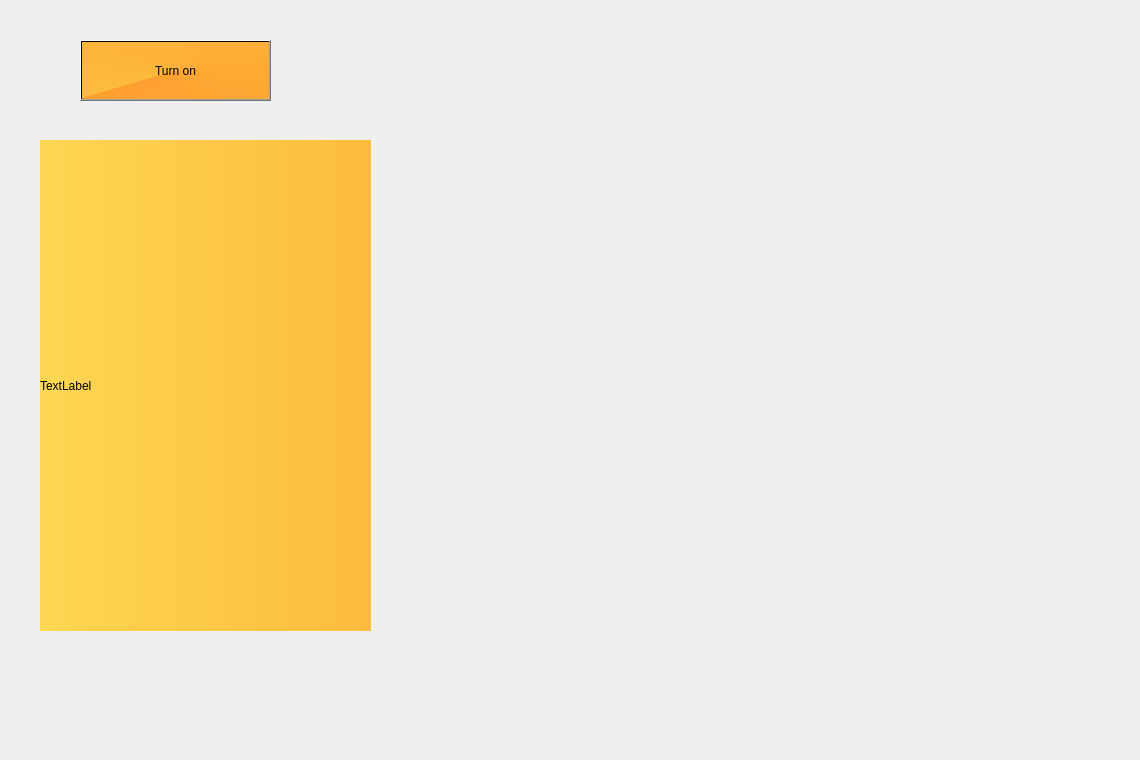
    <widget class="QWidget" name="tab_3">
     <attribute name="title">
      <string>Snack/Drink reminder</string>
     </attribute>
     <widget class="QLabel" name="snacks_bg">
      <property name="geometry">
       <rect>
        <x>0</x>
        <y>-30</y>
        <width>1131</width>
        <height>751</height>
       </rect>
      </property>
      <property name="text">
       <string/>
      </property>
      <property name="pixmap">
       <pixmap>../Python/BG/bread-toasted_WDGG60RQAJ.jpg</pixmap>
      </property>
      <property name="scaledContents">
       <bool>true</bool>
      </property>
     </widget>
     <widget class="QPushButton" name="snacks_btn">
      <property name="geometry">
       <rect>
        <x>80</x>
        <y>40</y>
        <width>191</width>
        <height>61</height>
       </rect>
      </property>
      <property name="toolTip">
       <string>&lt;html&gt;&lt;head/&gt;&lt;body&gt;&lt;p&gt;&lt;span style=&quot; font-size:12pt; font-weight:600;&quot;&gt;Turn on&lt;/span&gt;&lt;/p&gt;&lt;/body&gt;&lt;/html&gt;</string>
      </property>
      <property name="styleSheet">
       <string notr="true">background-color: qconicalgradient(cx:0.5, cy:0.5, angle:224.494, stop:0 rgba(255, 157, 41, 246), stop:0.994737 rgba(255, 180, 36, 224));
font: 75 14pt &quot;Berlin Sans FB Demi&quot;;</string>
      </property>
      <property name="text">
       <string>Turn on</string>
      </property>
     </widget>
     <widget class="QLabel" name="snacks_tips">
      <property name="geometry">
       <rect>
        <x>40</x>
        <y>140</y>
        <width>331</width>
        <height>491</height>
       </rect>
      </property>
      <property name="styleSheet">
       <string notr="true">font: 75 12pt &quot;Berlin Sans FB Demi&quot;;
background-color: qlineargradient(spread:pad, x1:0, y1:0, x2:1, y2:0, stop:0 rgba(255, 210, 56, 218), stop:0.994737 rgba(255, 180, 36, 224));</string>
      </property>
      <property name="text">
       <string>TextLabel</string>
      </property>
     </widget>
    </widget>
